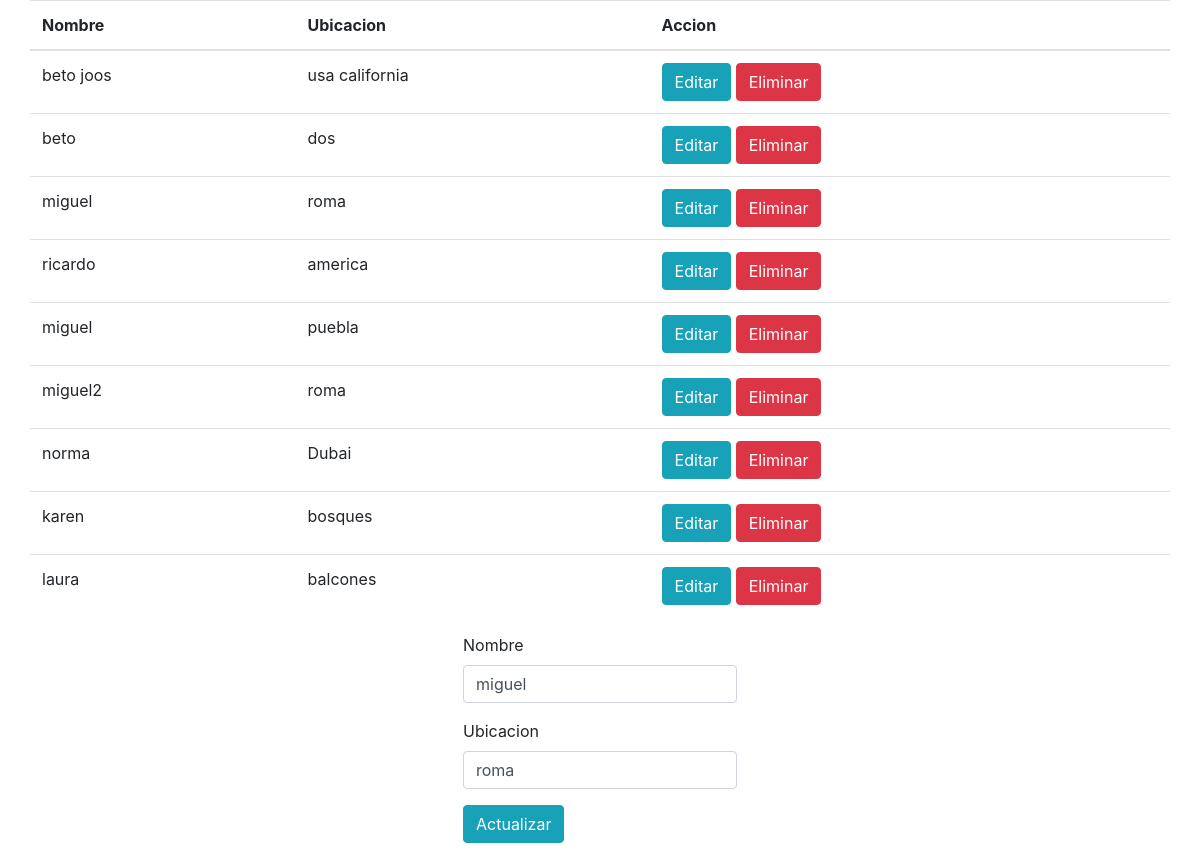
The page /index.php?edit=60 on the database its author committed.
### tables this page shows
CREATE TABLE `datos` (
  `ID` int(11) NOT NULL,
  `NAME` varchar(100) NOT NULL,
  `UBICACION` varchar(100) NOT NULL
);

### process.php (called while the page is built, shortened)
<?php
$mysqli = new mysqli('localhost', 'root', '', 'crud') or die(mysqli_error($mysqli));
if (isset($_GET['edit'])){
	$ID = $_GET['edit'];
	$update = true;
	$result = $mysqli->query("SELECT * FROM datos WHERE ID=$ID") or die($mysqli->error());
	if (!is_null($result)){
		$row = $result->fetch_array();
		$name = $row['NAME'];
		$location = $row['UBICACION'];
		}
	}

### index.php (the view, shortened to what this page needs)
<!DOCTYPE html>
<html>
<head>
	<link rel="stylesheet" type="text/css" href="https://maxcdn.bootstrapcdn.com/bootstrap/4.0.0-beta.3/css/bootstrap.min.css">
</head>
<body>
	<?php require_once 'process.php'; ?>
	<div class="container" >
	<?php
		$mysqli = new mysqli('localhost', 'root' , '' , 'crud' ) or die(mysqli_error($mysqli));
		$result = $mysqli->query("SELECT * FROM datos") or die($mysqli->error);
		?>
		<div class="row justify-content-center" >
				<table class="table" >
					<thead>
						<tr>
							<th>Nombre</th>
							<th>Ubicacion</th>
							<th colspan="2" >Accion</th>
						</tr>
					</thead>
			<?php
				while ($row = $result->fetch_assoc()): ?>
					<tr>
						<td><?php echo $row['NAME']; ?> </td>
						<td><?php echo $row['UBICACION']; ?> </td>
						<td>
							<a href="index.php?edit=<?php  echo $row['ID']; ?>"
								class="btn btn-info" >Editar</a>
							<a href="process.php?delete=<?php  echo $row['ID']; ?>"
								class="btn btn-danger"  >Eliminar</a>
						</td>
					</tr>
				<?php endwhile; ?>
				</table>
			</div>
	<div class="row justify-content-center">
		<form action="process.php" method="POST">
			<div class="form-group" >
			<label>Nombre</label>
			<input type="text" name="name" class="form-control"
					value="<?php  echo $name; ?>" placeholder="Introduce Nombre">
			</div>
			<div class="form-group">
			<label>Ubicacion</label>
			<input type="text" name="location"  class="form-control"
					value="<?php echo $location ?>" placeholder="Introduce Ubicacion ">
			</div>
			<div class="form-group">
			<?php
			if ($update == true):
			?>
			<button type="submit" class="btn btn-info"  name="update">Actualizar</button>
			<?php else: ?>
			<button type="submit" class="btn btn-primary"  name="save">Guardar</button>
			<?php endif; ?>
			</div>
		</form>
	</div>
	</div>
</body>
</html>

### rows shown on the page
datos: NAME "beto joos", UBICACION "usa california"
datos: NAME "beto", UBICACION "dos"
datos: NAME "miguel", UBICACION "roma", name "miguel", location "roma"
datos: NAME "ricardo", UBICACION "america"
datos: NAME "miguel", UBICACION "puebla"
datos: NAME "miguel2", UBICACION "roma"
datos: NAME "norma", UBICACION "Dubai"
datos: NAME "karen", UBICACION "bosques"
datos: NAME "laura", UBICACION "balcones"
